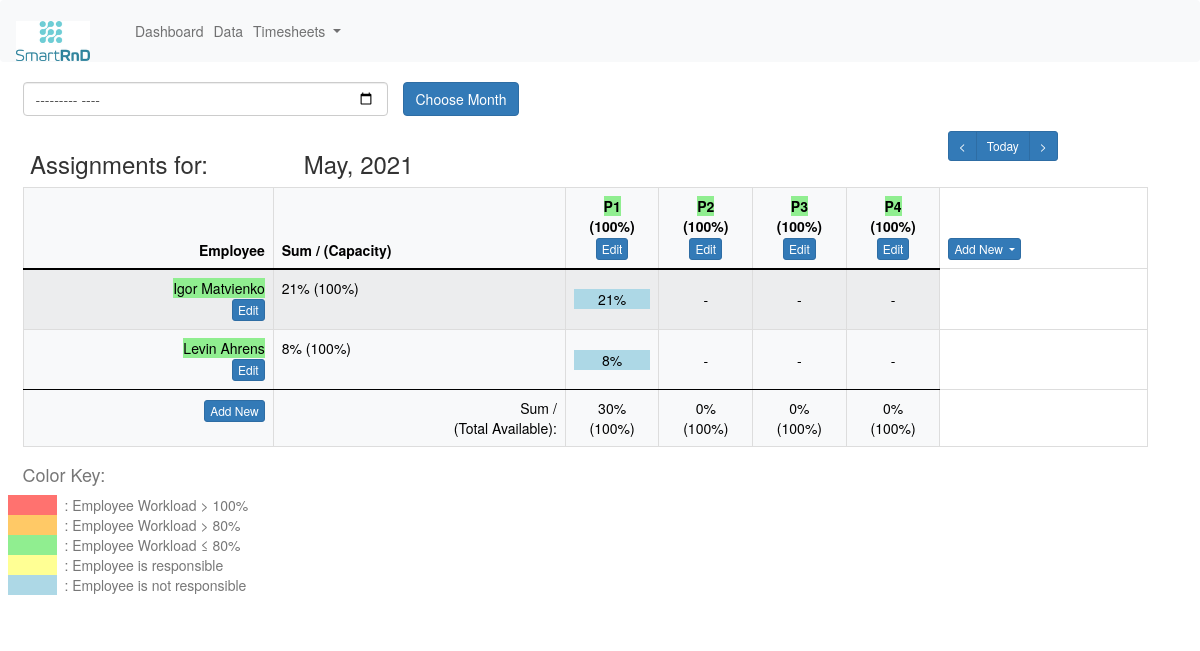
The page /dashboard/65 on the database as committed earlier.
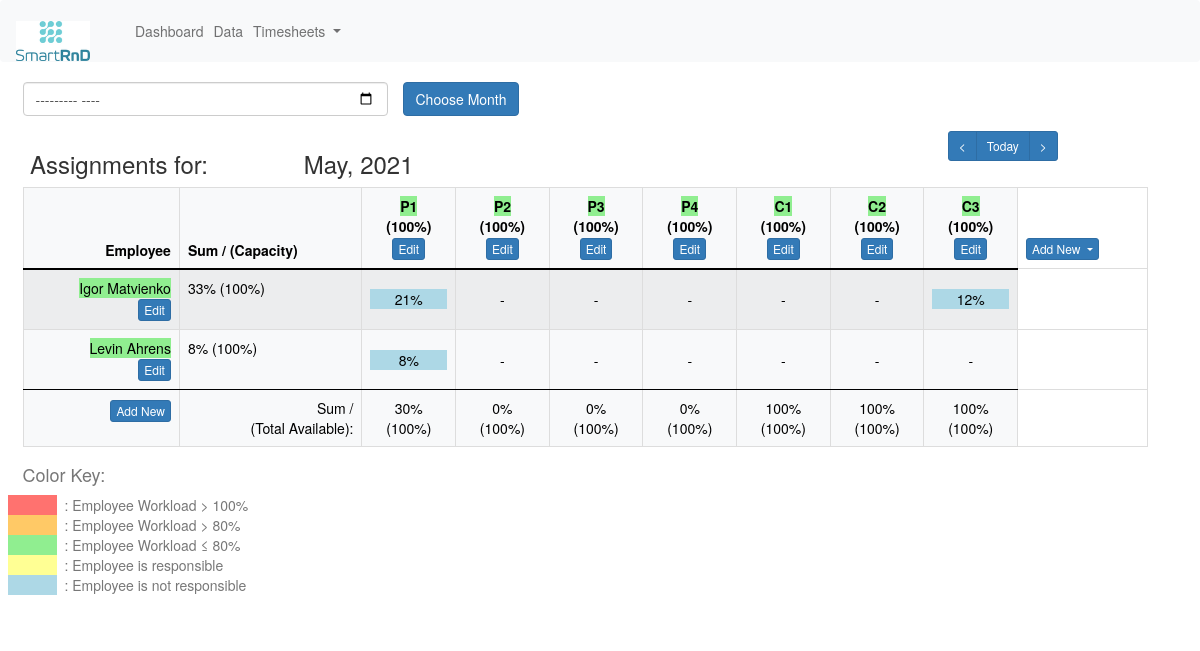
The same page on the database as committed later.
### erpapp/models.py (models this page shows, shortened)
class Task(models.Model):
    title = models.CharField('Title', max_length=50, default='Title', unique=True)
    description = models.CharField('Description', max_length=2400, default='Describe the task!')
    assigned_employees_on_month = models.ManyToManyField(Employee, through='AssignmentPerMonth')
    class Meta:
        db_table = "task"

class Project(Task):
    ressources = models.FloatField('Ressources')
    begin = models.DateField('Project Start')
    end = models.DateField('Project End')
    def __str__(self):
        return self.title
    class Meta:
        db_table = "project"

class Task(models.Model):
    title = models.CharField('Title', max_length=50, default='Title', unique=True)
    description = models.CharField('Description', max_length=2400, default='Describe the task!')
    assigned_employees_on_month = models.ManyToManyField(Employee, through='AssignmentPerMonth')
    class Meta:
        db_table = "task"

class Employee(models.Model):
    firstname = models.CharField('First Name', max_length=32)
    lastname = models.CharField('Last Name', max_length=32)
    type_choices = [
        ('Undergraduate Assistant', 'Undergraduate Assistant'),
        ('Research Associate', 'Research Associate')
    ]
    type = models.CharField('Type of Employment', choices=type_choices, max_length=32)
    capacity = models.FloatField('Capacity', default=1.0)
    hiring_date = models.DateField('Hiring Date')
    expiration_date = models.DateField('Expiration Date')
    @property
    def fullname(self):
        return '{} {}'.format(self.firstname, self.lastname)
    def __str__(self):
        return self.fullname
    class Meta:
        db_table = "employee"
        unique_together = ('firstname', 'lastname')

class Chair(Task):
    rotation_choices = [
        ('Summer Term', 'Summer Term'),
        ('Winter Term', 'Winter Term'),
        ('Every Term', 'Every Term'),
        ('Irregular', 'irregular')
    ]
    rotation = models.CharField('Term', default='Every Term', choices=rotation_choices, max_length=16)
    requirement = models.FloatField('Requirement', default=1)
    def __str__(self):
        return self.title
    class Meta:
        db_table = "chair"

### erpapp/views.py (the view, shortened to what this page needs)
# urls.py: path('dashboard/', views.dashboard_no_id),
def dashboard(request, id):
    month = Month.objects.get(id=id)
    tasks = Task.objects.all()
    month_dict = {
        '1': 'January',
        '2': 'February',
        '3': 'March',
        '4': 'April',
        '5': 'May',
        '6': 'June',
        '7': 'July',
        '8': 'August',
        '9': 'September',
        '10': 'October',
        '11': 'November',
        '12': 'December',
    }
    employee_rows = []
    for employee in Employee.objects.all():
        employee_row = []
        employee_sum = 0
        for task in tasks:
            for assignment_per_month in AssignmentPerMonth.objects.all():
                if employee.id == assignment_per_month.employee.id and task.id == assignment_per_month.task.id and month == assignment_per_month.month:
                    employee_sum = employee_sum + assignment_per_month.percentage
        employee_capacity = employee.capacity
        employee_worklooad = employee_sum / employee_capacity
        employee_title = [(employee, int(employee_sum * 100), int(employee_capacity * 100), employee_worklooad)]
        assignment_infos_project = []
        for counter, project in enumerate(Project.objects.all()):
            assignment_infos_project.append(['-', False])
            for assignment_per_month in AssignmentPerMonth.objects.all():
                if employee.id == assignment_per_month.employee.id and project.id == assignment_per_month.task.id and month == assignment_per_month.month:
                    assignment_infos_project[counter] = [int(assignment_per_month.percentage * 100),
                                                         assignment_per_month.responsibility]
        employee_title.append(assignment_infos_project)
        assignment_infos_position = []
        employee_title.append(assignment_infos_position)
        assignment_infos_chair = []
        for counter, chair in enumerate(Chair.objects.all()):
            assignment_infos_chair.append(['-', False])
            for assignment_per_month in AssignmentPerMonth.objects.all():
                if employee.id == assignment_per_month.employee.id and chair.id == assignment_per_month.task.id and month == assignment_per_month.month:
                    assignment_infos_chair[counter] = [int(assignment_per_month.percentage * 100),
                                                       assignment_per_month.responsibility]
        employee_title.append(assignment_infos_chair)
        employee_rows.append(employee_title)
    print("employee_rows:, ", employee_rows)
    task_sums = []
    for project in Project.objects.all():
        sum = 0
        for assignment_per_month in AssignmentPerMonth.objects.all():
            if project.id == assignment_per_month.task.id and month == assignment_per_month.month:
                sum = sum + assignment_per_month.percentage
        task_sums.append([int(sum * 100), int(project.ressources * 100)])
    for position in Position.objects.all():
        sum = 0
        for assignment_per_month in AssignmentPerMonth.objects.all():
            if position.id == assignment_per_month.task.id and month == assignment_per_month.month:
                sum = sum + assignment_per_month.percentage
        task_sums.append([int(sum * 100), int(position.ressources * 100)])
    for chair in Chair.objects.all():
        sum = 0
        for assignment_per_month in AssignmentPerMonth.objects.all():
            if chair.id == assignment_per_month.task.id and month == assignment_per_month.month:
                sum = sum + assignment_per_month.percentage
        task_sums.append([int(sum + 100), int(chair.requirement * 100)])
    task_infos = []
    for project in Project.objects.all():
        sum = 0
        for assignment_per_month in AssignmentPerMonth.objects.all():
            if project.id == assignment_per_month.task.id and month == assignment_per_month.month:
                sum = sum + assignment_per_month.percentage
        task_workload = sum / project.ressources
        task_infos.append([project, int(sum * 100), int(project.ressources * 100), round(task_workload, 2)])
    for chair in Chair.objects.all():
        sum = 0
        for assignment_per_month in AssignmentPerMonth.objects.all():
            if chair.id == assignment_per_month.task.id and month == assignment_per_month.month:
                sum = sum + assignment_per_month.percentage
        chair_workload = sum / chair.requirement
        task_infos.append([chair, int(sum * 100), int(chair.requirement * 100), round(chair_workload, 2)])
    date = timezone.now()
    current_year, current_month, _ = str(date).split('-')
    current_month_name = month_dict[str(int(current_month))]
    today = Month.objects.get(month=current_month_name, year=current_year)
    try:
        previous_month = Month.objects.get(id=id - 1)
    except Exception:
        previous_month = Month.objects.get(id=id)
    try:
        next_month = Month.objects.get(id=id + 1)
    except Exception:
        next_month = Month.objects.get(id=id)
    projects = Project.objects.all()
    assignments = Assignment.objects.all()
    employees = Employee.objects.all()
    project_infos = []
    employee_infos = []
    for project in projects:
        sum = 0
        ressources = project.ressources
        title = project.title
        for assignment in assignments:
            if assignment.task.id == project.id:
                sum += assignment.percentage
        diff = int(round((sum - ressources), 2) * 100)
        project_infos.append((sum, ressources, title, diff))
        for employee in employees:
            employee_sum = 0
            for task in tasks:
                for assignment in assignments:
                    if assignment.task.id == task.id and assignment.employee.id == employee.id:
                        employee_sum += assignment.percentage
            overload = int(round((employee_sum - employee.capacity), 2) * 100)
            employee_infos.append((employee, employee_sum, employee.capacity, overload))
    context = {
        'tasks': tasks,
        'task_infos': task_infos,
        'project_infos': project_infos,
        'employee_infos': employee_infos,
        'employee_rows': employee_rows,
        'task_sums': task_sums,
        'month': month,
        'today': today,
        'previous_month': previous_month,
        'next_month': next_month,
    }
    return render(request, 'dashboard.html', context)

### erpapp/models.py (called while the page is built)
    @property
    def name(self):
        return '{}, {}'.format(self.month, self.year)

### erpapp/Templates/dashboard.html (shortened to what the changed rows need)
{% extends "base.html" %}
{% block content %}
<div class="row">
    <table class="table table-responsive table-striped table-bordered table-light horizontal-scrollable text-center">
        <caption>
            <h4>Color Key:</h4>
            <div class="col-6">
                <div class="row">
                    <div class="col-1" id="red" style="background-color: #ff726f"></div>
                    <div class="col-11">: Employee Workload > 100%</div>
                </div>
                <div class="row">
                    <div class="col-1" id="orange" style="background-color: #ffc966"></div>
                    <div class="col-11">: Employee Workload > 80%</div>
                </div>
                <div class="row">
                    <div class="col-1" id="green" style="background-color: #90ee90"></div>
                    <div class="col-11">: Employee Workload ≤ 80%</div>
                </div>
            </div>
            <div class="col-6">
                <div class="row">
                    <div class="col-1" id="yellow" style="background-color: #ffff94"></div>
                    <div class="col-11">: Employee is responsible</div>
                </div>
                <div class="row">
                    <div class="col-1" id="blue" style="background-color: #add8e6"></div>
                    <div class="col-11">: Employee is not responsible</div>
                </div>
            </div>
        </caption>
        <thead>
        <tr>
            <th style="text-align: right">Employee</th>
            <th style="text-align: left">Sum / (Capacity)</th>
            {% for task_info in task_infos %}
            {% if task_info.3 > 1.0 %}
            <th class="col-xs-1" style="text-align: center">
                <a href="/task_in_months/{{ task_info.0.id }}/{{ month.id }}"
                   style="color: #000000; background-color: #ff726f">{{ task_info.0 }}</a>
                <br>({{ task_info.2 }}%)
                <a href="/edit_task/{{ task_info.0.id }}" class="btn btn-primary btn-xs">Edit</a>
            </th>
            {% else %}
            <th class="col-xs-1" style="text-align: center">
                <a href="/task_in_months/{{ task_info.0.id }}/{{ month.id }}"
                   style="color: #000000; background-color:#90ee90">{{ task_info.0 }}</a>
                <br>({{ task_info.2 }}%)
                <a href="/edit_task/{{ task_info.0.id }}" class="btn btn-primary btn-xs">Edit</a>
            </th>
            {% endif %}
            {% endfor %}
            <th class="border-0" style="background-color:#fff">
                <div class="dropdown">
                    <a class="btn btn-primary btn-xs dropdown-toggle" href="#" role="button"
                       id="dropdownMenuLink"
                       data-bs-toggle="dropdown" aria-expanded="false">
                        Add New
                    </a>
                </div>
            </th>
        </tr>
        </thead>
        <tbody>
        {% for employee_info, proj_percentages, pos_percentages, chair_percentages in employee_rows %}
        <tr style="text-align: right">
            {% if employee_info.3 > 1.0 %}
            <td>
                <a href="/employee_in_months/{{ employee_info.0.id }}"
                   style="color: #000000; background-color: #ff726f">{{ employee_info.0 }}</a>
                <br>
                <a href="/edit_emp/{{ employee_info.0.id }}" class="btn btn-primary btn-xs">Edit</a>
            </td>
            {% else %}
            <td>
                <a href="/employee_in_months/{{ employee_info.0.id }}"
                   style="color: #000000; background-color:#90ee90">{{ employee_info.0 }}</a>
                <br>
                <a href="/edit_emp/{{ employee_info.0.id }}" class="btn btn-primary btn-xs">Edit</a>
            </td>
            {% endif %}
            <td style="text-align: left">{{ employee_info.1 }}% ({{ employee_info.2 }}%)</td>
            {% for percentage in proj_percentages %}
            {% if percentage.0 == '-' %}
            <td class="align-middle" style="text-align: center"><a href="/add_new_ass/"
                                                                   style="color:#000000">{{ percentage.0 }}</a>
            </td>
            {% else %}
            {% if percentage.1 == True %}
            <td class="align-middle" style="text-align: center">
                <div style="color: #000000; background-color: #ffff94">{{ percentage.0 }}%</div>
            </td>
            {% else %}
            <td class="align-middle" style="text-align: center">
                <div style="color: #000000; background-color: #add8e6">{{ percentage.0 }}%</div>
            </td>
            {% endif %}
            {% endif %}
            {% endfor %}
            {% for percentage in chair_percentages %}
            {% if percentage.0 == '-' %}
            <td class="align-middle" style="text-align: center"><a href="/add_new_ass/"
                                                                   style="color:#000000">{{ percentage.0 }}</a>
            </td>
            {% else %}
            {% if percentage.1 == True %}
            <td class="align-middle" style="text-align: center">
                <div style="color: #000000; background-color: #ffff94">{{ percentage.0 }}%</div>
            </td>
            {% else %}
            <td class="align-middle" style="text-align: center">
                <div style="color: #000000; background-color: #add8e6">{{ percentage.0 }}%</div>
            </td>
            {% endif %}
            {% endif %}
            {% endfor %}
        </tr>
        {% endfor %}
        </tbody>
        <tfoot>
        <tr style="text-align: right">
            <td>
                <a href="/add_new_emp" class="btn btn-primary btn-xs">Add New</a>
            </td>
            <td>Sum / <br>(Total&nbsp;Available):</td>
            {% for task_sum in task_sums %}
            <td style="text-align: center">{{ task_sum.0 }}%<br>({{ task_sum.1 }}%)</td>
            {% endfor %}
        </tr>
        </tfoot>
    </table>
</div>
{% endblock content %}

Rows that differ between the two databases and show on the page:
added Chair: title "C1", task_info "100"
added Chair: title "C2", task_info "100"
added Chair: title "C3", task_info "100"
computed for Employee "Igor Matvienko": employee_info "21" → "33"
Other text that changed with them:
new list line: "12 %"
new list line: "100 % ( 100 %)"
